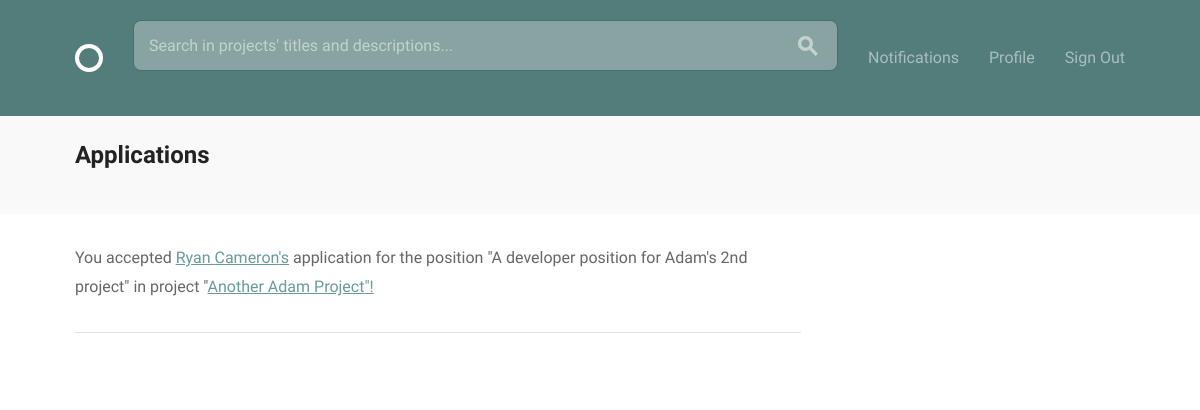
/projects/applications/ (signed in), run on an earlier commit of the app's database.
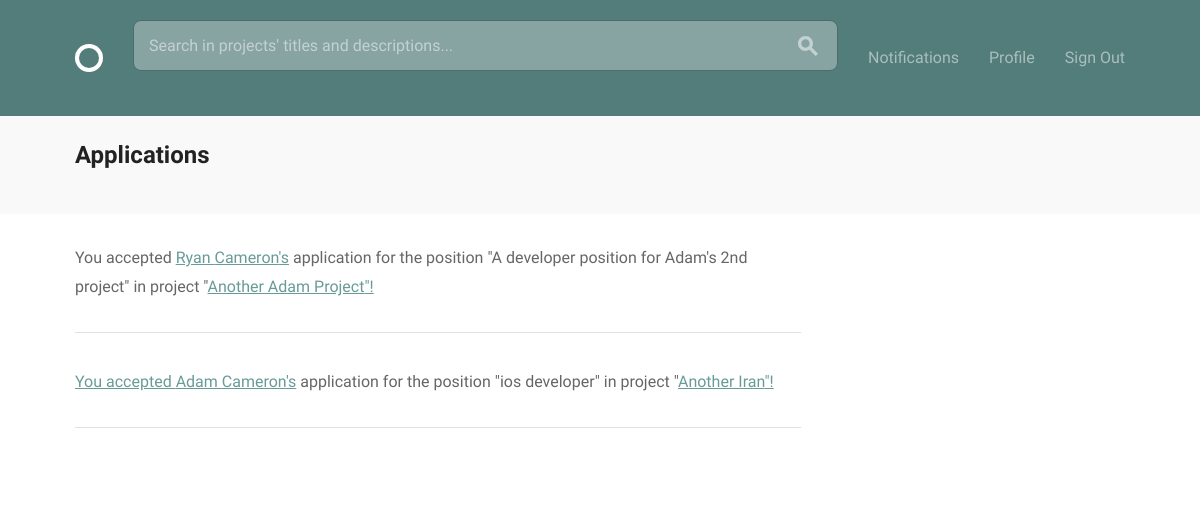
And on a later commit of the database.
### projects/models.py (models this page shows, shortened)
class Application(models.Model):
    STATUS_CHOICES = (
        ('P', 'Pending'),
        ('A', 'Accepted'),
        ('R', 'Rejected'),
    )
    applicant = models.ForeignKey(settings.AUTH_USER_MODEL, on_delete=models.CASCADE, related_name="applications")
    position = models.ForeignKey(Position)
    status = models.CharField(max_length=1, choices=STATUS_CHOICES, default='A')

class Position(models.Model):
    project = models.ForeignKey(Project, related_name='positions')
    name = models.CharField(max_length=200)
    description = models.TextField()
    skill = models.ForeignKey('accounts.Skill', blank=True)
    filled = models.BooleanField(default=False)
    def __str__(self):
        return self.name

class Project(models.Model):
    owner = models.ForeignKey(settings.AUTH_USER_MODEL)
    created_at = models.DateTimeField(auto_now_add=True)
    title = models.CharField(max_length=200)
    description = models.TextField()
    requirements = models.TextField(blank=True)
    timeline = models.CharField(max_length=200, blank=True)
    complete = models.BooleanField(default=False)
    class Meta:
        ordering = ['-created_at']
    def __str__(self):
        return self.title

### projects/views.py (the view)
# urls.py: url(r"applications/$", views.view_applications, name="applications"),
@login_required
def view_applications(request):
    applications = Application.objects.filter(position__project__owner=request.user)
    return render(request, 'projects/applications.html', {'applications': applications})

### projects/templates/projects/applications.html
{% extends "layout.html" %}
{% load static from staticfiles %}
{% block content %}
<div class="circle--actions--bar">
    <nav class="bounds">
      <ul class="circle--pill--list">
          <h2>Applications</h2>
      </ul>
    </nav>
  </div>
  <div class="bounds circle--page">
    <div class="grid-70">
      <div class="circle--article--body">
        {% for application in applications %}
          {% if application.status == 'P' %}
          <p><a href="{% url 'accounts:any_profile' pk=application.applicant.profile.id %}">{{ application.applicant.first_name }} {{ application.applicant.last_name }}</a> has applied for the position "{{ application.position }}" in project "<a href="{% url 'projects:project_detail' project_pk=application.position.project.id %}">{{ application.position.project }}"</a></p>
          <button><a href="{% url 'projects:app_status' app_pk=application.pk status='accept' %}">Accept</a></button>
          <button><a href="{% url 'projects:app_status' app_pk=application.pk status='reject' %}">Reject</a></button>
          {% elif application.status == 'A' %}
          <p>You accepted <a href="{% url 'accounts:any_profile' pk=application.applicant.profile.id %}">{{ application.applicant.first_name }} {{ application.applicant.last_name }}'s</a> application for the position "{{ application.position }}" in project "<a href="{% url 'projects:project_detail' project_pk=application.position.project.id %}">{{ application.position.project }}"!</p>
          {% elif application.status == 'R' %}
          <p>You rejected <a href="{% url 'accounts:any_profile' pk=application.applicant.profile.id %}">{{ application.applicant }}'s</a> application for the position "{{ application.position }}"!</p>
          {% endif %}
          <hr>
        {% endfor %}
      </div>
    </div>
  </div>
{% endblock %}

### templates/layout.html (shortened to what this page needs)
{% load static from staticfiles %}
<!DOCTYPE html>
<html lang="en">
<head>
  <link rel="stylesheet" href="{% static 'css/global.css' %}">
</head>
<body>
  <header class="circle--header">
    <div class="bounds">
      <div class="circle--fluid">
        <div class="circle--fluid--cell">
          <h1 class="hide-text circle--logo"><a class="logo" href="{% url 'projects:all_projects' %}">Circle</a></h1>
        </div>
        <div class="circle--fluid--cell circle--fluid--primary">
          <div class="circle--search">
            <form action="{% url 'projects:search' %}" method="GET">
              <input type="search" name="q" placeholder="Search in projects' titles and descriptions..." />
              <button>
              </button>
            </form>
          </div>
        </div>
        <div class="circle--fluid--cell circle--fluid--secondary">
          <nav>
            <ul class="circle--inline">
              {% if user.is_authenticated %}
              <li><a href="{% url 'projects:notifications' %}">Notifications</a></li>
              <li><a href="{% url 'accounts:current_user_profile' %}">Profile</a></li>
              <li><a href="{% url 'accounts:logout' %}">Sign Out</a></li>
              {% else %}
              <li><a href="{% url 'accounts:register' %}">Sign Up</a></li>
              <li><a href="{% url 'login' %}">Sign In</a></li>
              {% endif %}
            </ul>
          </nav>
        </div>
      </div>
    </div>
  </header>
  {% block content %}{% endblock %}
</body>
</html>

What changed in the data, as far as the page shows it:
added Application: applicant.first_name "Adam", applicant.last_name "Cameron", position "ios developer", position.project "Another Iran"
